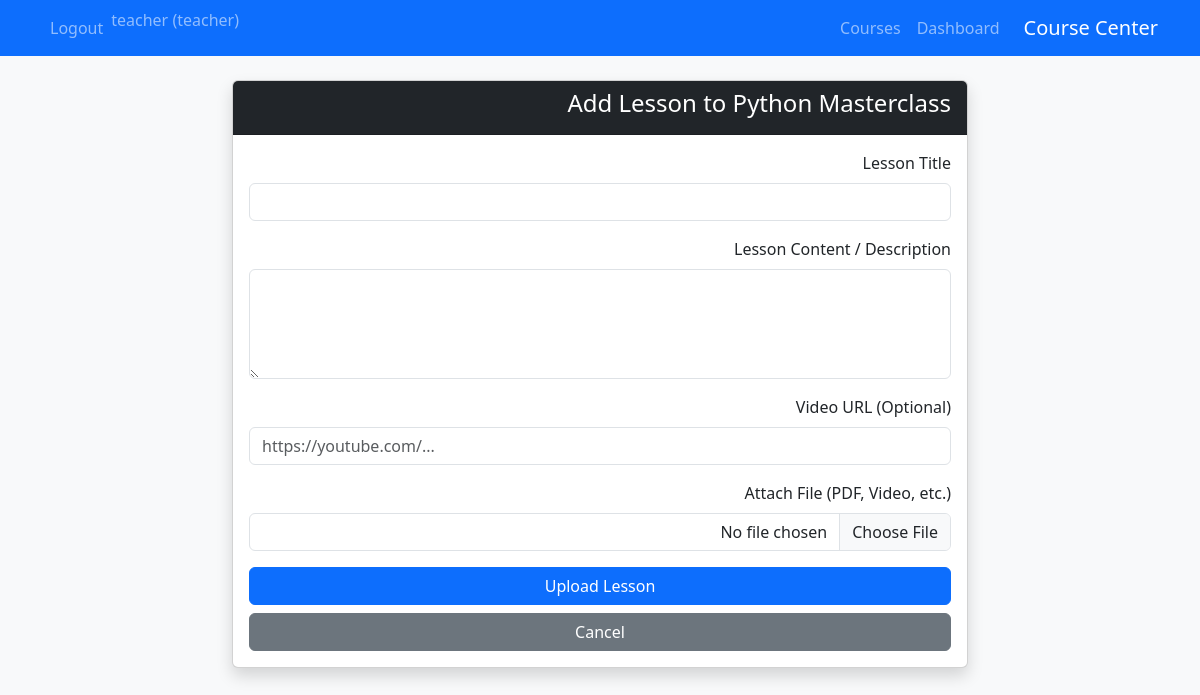
Page /lessons/create/1 (signed in) on the committed database.
### tables this page shows
CREATE TABLE users (
    id INTEGER PRIMARY KEY AUTOINCREMENT,
    username TEXT UNIQUE NOT NULL,
    email TEXT UNIQUE NOT NULL,
    password_hash TEXT NOT NULL,
    role TEXT NOT NULL CHECK(role IN ('admin', 'teacher', 'student')),
    created_at TIMESTAMP DEFAULT CURRENT_TIMESTAMP
);

CREATE TABLE courses (
    id INTEGER PRIMARY KEY AUTOINCREMENT,
    name TEXT NOT NULL,
    description TEXT,
    price REAL NOT NULL DEFAULT 0.0,
    teacher_id INTEGER,
    created_at TIMESTAMP DEFAULT CURRENT_TIMESTAMP,
    FOREIGN KEY (teacher_id) REFERENCES users(id) ON DELETE SET NULL
);

### app/blueprints/lessons.py (the view, shortened to what this page needs)
@bp.route('/create/<int:course_id>', methods=('GET', 'POST'))
@login_required
def create(course_id):
    if g.user['role'] == 'student':
        abort(403)
    db = get_db()
    course = db.execute('SELECT * FROM courses WHERE id = ?', (course_id,)).fetchone()
    if not course:
        abort(404)
    if g.user['role'] == 'teacher' and course['teacher_id'] != g.user['id']:
        abort(403, "You can only add lessons to your own courses.")
    return render_template('lessons/create.html', course=course)

### app/blueprints/auth.py (called while the page is built)
def login_required(view):
    @functools.wraps(view)
    def wrapped_view(**kwargs):
        if g.user is None:
            return redirect(url_for('auth.login'))
        return view(**kwargs)
    return wrapped_view

@bp.before_app_request
def load_logged_in_user():
    user_id = session.get('user_id')
    if user_id is None:
        g.user = None
    else:
        g.user = get_db().execute(
            'SELECT * FROM users WHERE id = ?', (user_id,)
        ).fetchone()

### app/db.py (called while the page is built)
def get_db():
    if 'db' not in g:
        g.db = sqlite3.connect(
            current_app.config['DATABASE'],
            detect_types=sqlite3.PARSE_DECLTYPES
        )
        g.db.row_factory = sqlite3.Row
        g.db.execute('PRAGMA foreign_keys = ON')
    return g.db

### app/templates/lessons/create.html (shortened to what this page needs)
{% extends 'base.html' %}
{% block content %}
<div class="row justify-content-center">
    <div class="col-md-8">
        <div class="card shadow">
            <div class="card-header bg-dark text-white">
                <h4>Add Lesson to {{ course['name'] }}</h4>
            </div>
            <div class="card-body">
                <form method="post" enctype="multipart/form-data">
                    <div class="mb-3">
                        <label for="title" class="form-label">Lesson Title</label>
                        <input type="text" name="title" id="title" class="form-control" required>
                    </div>
                    <div class="mb-3">
                        <label for="content" class="form-label">Lesson Content / Description</label>
                        <textarea name="content" id="content" rows="4" class="form-control"></textarea>
                    </div>
                    <div class="mb-3">
                        <label for="video_url" class="form-label">Video URL (Optional)</label>
                        <input type="url" name="video_url" id="video_url" class="form-control"
                            placeholder="https://youtube.com/...">
                    </div>
                    <div class="mb-3">
                        <label for="file" class="form-label">Attach File (PDF, Video, etc.)</label>
                        <input type="file" name="file" id="file" class="form-control">
                    </div>
                    <div class="d-grid gap-2">
                        <button type="submit" class="btn btn-primary">Upload Lesson</button>
                        <a href="{{ url_for('courses.view', id=course['id']) }}" class="btn btn-secondary">Cancel</a>
                    </div>
                </form>
            </div>
        </div>
    </div>
</div>
{% endblock %}

### app/templates/base.html (shortened to what this page needs)
<!doctype html>
<html lang="ar" dir="rtl">
<head>
  <link rel="stylesheet" href="https://cdn.jsdelivr.net/npm/bootstrap@5.3.3/dist/css/bootstrap.rtl.min.css">
  <link rel="stylesheet" href="{{ url_for('static', filename='css/style.css') }}">
</head>
<body>
  <nav class="navbar navbar-expand-lg navbar-dark bg-primary mb-4">
    <div class="container">
      <a class="navbar-brand" href="{{ url_for('public.home') }}">Course Center</a>
      <div class="collapse navbar-collapse" id="navbarNav">
        <ul class="navbar-nav me-auto mb-2 mb-lg-0">
          {% if g.user %}
          <li class="nav-item"><a class="nav-link" href="{{ url_for('dashboard.index') }}">Dashboard</a></li>
          <li class="nav-item"><a class="nav-link" href="{{ url_for('courses.index') }}">Courses</a></li>
          {% endif %}
        </ul>
        <ul class="navbar-nav">
          {% if g.user %}
          <li class="nav-item"><span class="navbar-text ms-3">{{ g.user['username'] }} ({{ g.user['role'] }})</span>
          </li>
          <li class="nav-item"><a class="nav-link" href="{{ url_for('auth.logout') }}">Logout</a></li>
          {% else %}
          <li class="nav-item"><a class="nav-link" href="{{ url_for('auth.login') }}">Login</a></li>
          <li class="nav-item"><a class="nav-link" href="{{ url_for('auth.register') }}">Register</a></li>
          {% endif %}
        </ul>
      </div>
    </div>
  </nav>
  <div class="container">
    {% block content %}{% endblock %}
  </div>
</body>
</html>

### app/static/css/style.css (style rules this page uses)
body { background-color: #f8f9fa; }

### app/templates/base.html (style rules this page uses)
body { font-family: 'Segoe UI', Tahoma, Geneva, Verdana, sans-serif; }

### rows in the picture
users: user.username "teacher", user.role "teacher"
courses: name "Python Masterclass"
